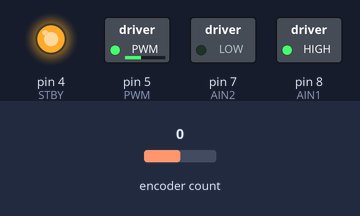
A sketch run on a simulated Arduino Uno, built with avr-gcc and run on an emulated ATmega328P. On the bench: switched loads named in the sketch (green lamp = pin HIGH), output pins drawn as LEDs (lit = HIGH). The inputs (shaded band) are chosen by the test bench; at power-on: encoder count 0. What the sketch prints to the serial monitor is not drawn.

Above: at 0.05 s.
At 6.95 s:
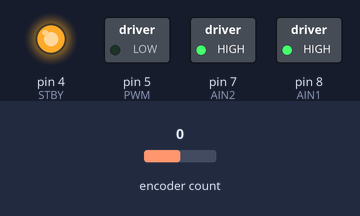
Timing chart, 0 to 8.1 s (numbered marks = the images above):
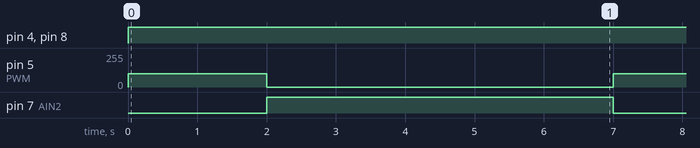

Measured:
- by itself, pin 4 (STBY), pin 8 (AIN1): LOW → HIGH at 0.00 s
- by itself, pin 5 (PWM): alternates 100/255 for 2.0 s and 0/255 for 5.0 s
- by itself, pin 7 (AIN2): alternates HIGH for 5.0 s and LOW for 2.0 s

The sketch:

ArduinoNanoMainMotor.ino
```cpp
#include <PID_v1.h>
#include <Encoder.h>

#define IN1 8
#define IN2 7
#define PWM 5
#define STBY 4
#define A 2 //Encoder A
#define B 3 //Encoder B
#define AIN1 8
#define AIN2 7

//Declare encoder function
Encoder Enc(A, B);

//Time variables
long previousMillis = 0;
long currentMillis = 0;

//Encoder variables
volatile long currentEncoder;
volatile long previousEncoder = 0;
volatile long oldPosition = 0;
volatile long newPosition;

long positionMain  = -999;
int rotation = 0;
float old_rot_speed = 0;
const int Encoder_1_round = 44; //define number of pulses in one round of encoder


float rot_speed;           //rotating speed in rad/s
const int interval = 5; //choose interval is 1 second (1000 milliseconds)

//Set PID constants
double kp = 15.8526, ki = 1802.8, kd = 0.0096;
double input = 0, output = 0, setpoint = 0;

//Declare PID functions
PID MainPID(&input, &output, &setpoint, kp, ki, kd, DIRECT);

void PID_setup(void)
{
  //PID initial settings
  MainPID.SetMode(AUTOMATIC);
  MainPID.SetSampleTime(0.005);
  MainPID.SetOutputLimits(0, 255);
}

void setup()
{
  // put your setup code here, to run once:
  Serial.begin(57600); //Set the band rate to your Bluetooth module.
  pinMode(AIN1, OUTPUT);
  pinMode(AIN2, OUTPUT);
  pinMode(PWM, OUTPUT);
  pinMode(STBY, OUTPUT);
  pinMode(A, INPUT_PULLUP);
  pinMode(B,  INPUT_PULLUP);
  Serial.println("Speed Test");
  PID_setup();
}
float read_speed(void)
{
  //read velocity of selected motor
  //return velocity in rad/s

  currentEncoder = Enc.read();
  currentMillis = millis();

  if (currentMillis - previousMillis >= interval)
  {
    previousMillis = currentMillis;
    rot_speed = (float)((currentEncoder - previousEncoder) * 100 * 60 / (Encoder_1_round));
    previousEncoder = currentEncoder;
    return rot_speed;
  }
}
void w(int rotation, int direct)
{
  //Control rotation of motor
  //variable "rotation" gets value from 0 (0% power) to 255 (100% power)
  analogWrite(PWM, rotation);
  if (direct == 1)
  {
    digitalWrite(AIN1, HIGH);
    digitalWrite(AIN2, LOW);
  }
  else if (direct == -1)
  {
    digitalWrite(AIN1, LOW);
    digitalWrite(AIN2, HIGH);
  }
  if (rotation == 0)
  {
    digitalWrite(AIN1, LOW);
    digitalWrite(AIN2, LOW);
    analogWrite(PWM, 0);
  }
}

void control_PID(float u)
{
  //control the wheel using PID
  int u_sign = sign_of(u); //Get sign of rotating velocity of wheels
  u = abs(u);              //get the absolute value of input speed (because we have the variable u_sign)
  setpoint = u;
  input = read_speed();
  MainPID.Compute();
  //  //Mapping value
  //  float M_in_min = 0;
  //  //M_in_max = 19;
  //  float M_out_min = 0;
  //  float M_out_max = 255;
  //
  //    //Remapping motors' value
  //    u1 = (u1 - M_in_min) * (M_out_max - M_out_min) / (M_in_max - M_in_min) + M_out_min;
  w(output, u_sign);
}
int sign_of(float x)
{
  if (x >= 0)
    return 1;
  else
    return -1;
}

void loop() {
  digitalWrite(STBY, HIGH);
 w(100, 1);
 delay(2000);
     digitalWrite(AIN1, HIGH);
    digitalWrite(AIN2, HIGH);
    analogWrite(PWM, 0);
 delay(5000);
//control_PID(9000);
  float new_rot_speed;
  new_rot_speed = read_speed();
  if (new_rot_speed != old_rot_speed) {
    Serial.print("Speed=\t");
    Serial.print(new_rot_speed);
    Serial.print("\t");
    Serial.print(millis());
    Serial.println();
    old_rot_speed = new_rot_speed;
  }
}
```
